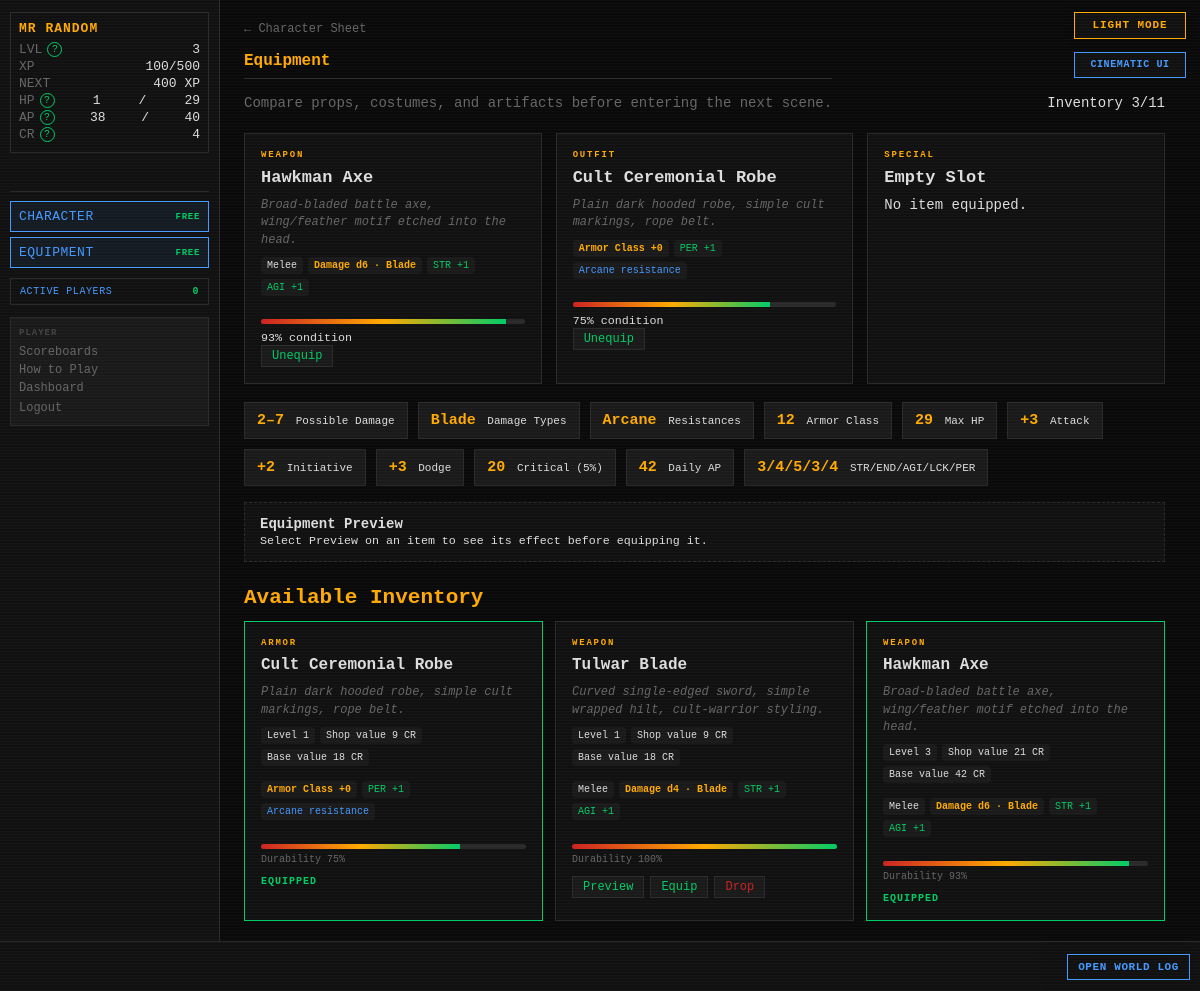
The app's page /equipment (signed in) with its own data.
### tables this page shows
CREATE TABLE players (
    id                  INTEGER PRIMARY KEY AUTOINCREMENT,
    username            TEXT    UNIQUE NOT NULL,
    password_hash       TEXT    NOT NULL,
    email               TEXT    UNIQUE NOT NULL,
    character_name      TEXT    NOT NULL,
    sex                 TEXT    NOT NULL,
    class_id            INTEGER REFERENCES classes(id),
    str_stat            INTEGER NOT NULL DEFAULT 1,
    end_stat            INTEGER NOT NULL DEFAULT 1,
    agi_stat            INTEGER NOT NULL DEFAULT 1,
    lck_stat            INTEGER NOT NULL DEFAULT 1,
    per_stat            INTEGER NOT NULL DEFAULT 1,
    level               INTEGER NOT NULL DEFAULT 1,
    xp                  INTEGER NOT NULL DEFAULT 0,
    current_hp          INTEGER NOT NULL,
    current_ap          INTEGER NOT NULL,
    credits             INTEGER NOT NULL DEFAULT 25,
    equipped_weapon_id  INTEGER REFERENCES inventory_items(id),
    equipped_armor_id   INTEGER REFERENCES inventory_items(id),
    equipped_special_id INTEGER REFERENCES inventory_items(id),
    in_combat           INTEGER NOT NULL DEFAULT 0,
    pending_levelup     INTEGER NOT NULL DEFAULT 0,
    pending_perk        INTEGER NOT NULL DEFAULT 0,
    combat_preference   TEXT    NOT NULL DEFAULT "Balanced",
    is_banned           INTEGER NOT NULL DEFAULT 0,
    retired_at          TEXT,
    last_login_at       TEXT,
    created_at          TEXT    NOT NULL DEFAULT (datetime('now'))
);

CREATE TABLE inventory_items (
    id                 INTEGER PRIMARY KEY AUTOINCREMENT,
    player_id          INTEGER NOT NULL REFERENCES players(id),
    item_type          TEXT    NOT NULL,
    item_id            INTEGER NOT NULL,
    current_durability INTEGER NOT NULL DEFAULT 100,
    acquired_at        TEXT    NOT NULL DEFAULT (datetime('now')),
    acquired_method    TEXT    NOT NULL
);

CREATE TABLE weapons (
    id              INTEGER PRIMARY KEY AUTOINCREMENT,
    name            TEXT    UNIQUE NOT NULL,
    is_active       INTEGER NOT NULL DEFAULT 1,
    level           INTEGER NOT NULL,
    weapon_type     TEXT    NOT NULL,
    damage_die      TEXT    NOT NULL,
    damage_type     TEXT    NOT NULL,
    str_bonus       INTEGER NOT NULL DEFAULT 0,
    end_bonus       INTEGER NOT NULL DEFAULT 0,
    agi_bonus       INTEGER NOT NULL DEFAULT 0,
    lck_bonus       INTEGER NOT NULL DEFAULT 0,
    per_bonus       INTEGER NOT NULL DEFAULT 0,
    associated_to   TEXT,
    credit_cost     INTEGER NOT NULL,
    drop_chance     REAL    NOT NULL,
    starting_durability INTEGER NOT NULL DEFAULT 100,
    imported_at     TEXT    NOT NULL DEFAULT (datetime('now'))
, description TEXT NOT NULL DEFAULT '');

CREATE TABLE armor (
    id              INTEGER PRIMARY KEY AUTOINCREMENT,
    name            TEXT    UNIQUE NOT NULL,
    is_active       INTEGER NOT NULL DEFAULT 1,
    level           INTEGER NOT NULL,
    ac_bonus        INTEGER NOT NULL DEFAULT 0,
    res_blade       INTEGER NOT NULL DEFAULT 0,
    res_blunt       INTEGER NOT NULL DEFAULT 0,
    res_ballistic   INTEGER NOT NULL DEFAULT 0,
    res_energy      INTEGER NOT NULL DEFAULT 0,
    res_arcane      INTEGER NOT NULL DEFAULT 0,
    res_explosive   INTEGER NOT NULL DEFAULT 0,
    res_venom       INTEGER NOT NULL DEFAULT 0,
    str_bonus       INTEGER NOT NULL DEFAULT 0,
    end_bonus       INTEGER NOT NULL DEFAULT 0,
    agi_bonus       INTEGER NOT NULL DEFAULT 0,
    lck_bonus       INTEGER NOT NULL DEFAULT 0,
    per_bonus       INTEGER NOT NULL DEFAULT 0,
    associated_to   TEXT,
    credit_cost     INTEGER NOT NULL,
    drop_chance     REAL    NOT NULL,
    starting_durability INTEGER NOT NULL DEFAULT 100,
    imported_at     TEXT    NOT NULL DEFAULT (datetime('now'))
, description TEXT NOT NULL DEFAULT '');

### routes/character.py (the view)
@bp.route("/equipment")
def equipment():
    player = g.player
    if player.get("in_combat"):
        return redirect(url_for("dashboard.index"))
    inventory = _get_full_inventory(player)
    equipped = {
        "weapon": _find_equipped(inventory, player.get("equipped_weapon_id")),
        "armor": _find_equipped(inventory, player.get("equipped_armor_id")),
        "special": _find_equipped(inventory, player.get("equipped_special_id")),
    }
    return render_template(
        "character/equipment.html",
        inventory=inventory,
        equipped=equipped,
        derived=_calc_derived_stats(player, equipped, get_all_settings()),
        feedback=request.args.get("feedback"),
        error=request.args.get("error"),
    )

### app.py (called while the page is built)
def _context_processor() -> dict:
    settings = get_all_settings()
    player = g.get("player")
    if not player:
        return {"settings": settings}
    active_count = execute_one(
        """SELECT COUNT(DISTINCT q.player_id) AS cnt FROM action_queue q
           JOIN players p ON p.id=q.player_id
           WHERE datetime(q.created_at)>=datetime('now','-5 minutes') AND p.is_banned=0"""
    )["cnt"]
    return {"player": player, "settings": settings,
            "active_player_count": active_count}

def _check_auth():
    if request.endpoint in _AUTH_EXEMPT:
        return None
    if not session.get("player_id"):
        return redirect(url_for("auth.login"))
    return None

def _load_player():
    player_id = session.get("player_id")
    if not player_id:
        return None
    reconcile_combat_state(player_id)
    player = get_player(player_id)
    if player is None:
        session.clear()
        return redirect(url_for("auth.login"))
    g.player = player
    return None

def _check_levelup():
    if request.endpoint in _LEVELUP_EXEMPT:
        return None
    player = g.get("player")
    if player and player.get("pending_levelup") and not player.get("in_combat"):
        return redirect(url_for("auth.levelup"))
    if player and not player.get("in_combat"):
        threshold = cfg.XP_CURVE.get(player["level"] + 1)
        if threshold is not None and player["xp"] >= threshold:
            from combat.engine import check_level_up
            if check_level_up(player["id"], player["xp"], player["level"]):
                g.player = get_player(player["id"])
                return redirect(url_for("auth.levelup"))
    return None

def _set_blackout_flag():
    settings = get_all_settings()
    blackout_mins = settings.get("MIDNIGHT_BLACKOUT_MINUTES", cfg.MIDNIGHT_BLACKOUT_MINUTES)
    now = datetime.now(timezone.utc)
    minutes_to_midnight = (24 * 60) - (now.hour * 60 + now.minute)
    g.blackout = (minutes_to_midnight <= blackout_mins)

### combat/engine.py (called while the page is built)
def proficiency_bonus(level: int) -> int:
    return 2 + max(0, (int(level or 1) - 1) // 4)

### database.py (called while the page is built)
def get_db() -> sqlite3.Connection:
    if 'db' not in g:
        g.db = sqlite3.connect(
            cfg.DB_PATH,
            detect_types=sqlite3.PARSE_DECLTYPES,
            timeout=10,
        )
        g.db.row_factory = dict_factory
        g.db.execute("PRAGMA foreign_keys = ON")
        g.db.execute("PRAGMA journal_mode = WAL")
    return g.db

### templates/character/equipment.html (shortened to what this page needs)
{% extends "base.html" %}
{% block content %}
<div id="page-content" class="equipment-page cinematic-page">
    <div class="sheet-header">
        <div><a href="{{ url_for('character.index') }}" class="back-link">← Character Sheet</a>
        <h1 class="page-title">Equipment</h1>
        <p class="sheet-subtitle">Compare props, costumes, and artifacts before entering the next scene.</p></div>
        <div class="loadout-summary">Inventory {{ player.inventory_count }}/{{ player.inventory_limit }}</div>
    </div>
    <section class="loadout-slots" aria-label="Current loadout">
    {% for slot, item in equipped.items() %}
        <article class="loadout-card {{ 'filled' if item else 'empty' }}">
            <div class="loadout-slot">{{ 'OUTFIT' if slot == 'armor' else slot|upper }}</div>
            {% if item %}
            <h2>{{ item.name }}</h2>
            {% if item.description %}<p class="item-description">{{ item.description }}</p>{% endif %}
            {% include "fragments/item_combat_stats.html" %}
            <div class="durability"><span style="width:{{ item.current_durability }}%"></span></div>
            <small>{{ item.current_durability }}% condition</small>
            <form method="POST" action="{{ url_for('character.unequip') }}">
                <button class="btn-small" type="submit">Unequip</button>
            </form>
            {% else %}<h2>Empty Slot</h2><p>No item equipped.</p>{% endif %}
        </article>
    {% endfor %}
    </section>
    <section class="derived-strip" aria-label="Current derived statistics">
        <span><b>{{ derived.damage_min }}–{{ derived.damage_max }}</b> Possible Damage</span>
        <span><b>{{ derived.damage_types|join(' + ') }}</b> Damage Types</span>
        <span><b>{{ derived.resistances|join(', ') if derived.resistances else 'None' }}</b> Resistances</span>
        <span><b>{{ derived.ac }}</b> Armor Class</span><span><b>{{ derived.max_hp }}</b> Max HP</span>
        <span><b>{{ '%+d'|format(derived.attack_modifier) }}</b> Attack</span>
        <span><b>{{ '%+d'|format(derived.initiative_modifier) }}</b> Initiative</span>
        <span><b>{{ '%+d'|format(derived.dodge_modifier) }}</b> Dodge</span>
        <span><b>{{ derived.crit_range }}</b> Critical ({{ derived.crit_chance_pct }}%)</span><span><b>{{ derived.daily_ap }}</b> Daily AP</span>
        <span><b>{{ derived.str }}/{{ derived.end }}/{{ derived.agi }}/{{ derived.lck }}/{{ derived.per }}</b> STR/END/AGI/LCK/PER</span>
    </section>
    <section id="loadout-preview" class="loadout-preview" aria-live="polite">
        <div><strong>Equipment Preview</strong><br><small>Select Preview on an item to see its effect before equipping it.</small></div>
    </section>
    <h2 class="section-title">Available Inventory</h2>
    <div class="equipment-grid">
    {% for item in inventory %}
        <article class="equipment-card {{ 'is-equipped' if item.is_equipped }}">
            <div class="equipment-type">{{ item.item_type }}</div><h3>{{ item.name }}</h3>
            {% if item.description %}<p class="item-description">{{ item.description }}</p>{% endif %}
            <div class="item-properties item-reference-properties">
                <span>Level {{ item.level or '—' }}</span>
                <span>Shop value {{ item.sell_price }} CR</span>
                <span>Base value {{ item.credit_cost }} CR</span>
            </div>
            {% include "fragments/item_combat_stats.html" %}
            <div class="equipment-condition"><div class="durability"><span style="width:{{ item.current_durability }}%"></span></div>Durability {{ item.current_durability }}%</div>
            <div class="equipment-actions">
            {% if item.is_equipped %}<span class="equipped-badge">EQUIPPED</span>
            {% elif item.is_on_auction %}<span class="equipped-badge">AUCTION HOLD</span>{% else %}
                <button type="button" class="btn-small preview-loadout"
                        data-inv-id="{{ item.inv_id }}" data-item-type="{{ item.item_type }}"
                        data-item-name="{{ item.name }}">Preview</button>
                <form method="POST" action="{{ url_for('character.equip') }}"><button class="btn-small" type="submit">Equip</button></form>
                <form method="POST" action="{{ url_for('character.drop') }}" onsubmit="return confirm('Permanently drop this item?');"><button class="btn-small danger" type="submit">Drop</button></form>
            {% endif %}
            </div>
        </article>
    {% else %}<p>Your inventory is empty.</p>{% endfor %}
    </div>
</div>
{% endblock %}

### templates/base.html (shortened to what this page needs)
<!DOCTYPE html>
<html lang="en">
<head>
<link rel="stylesheet" href="{{ url_for('static', filename='style.css') }}">
</head>
<body class="{{ 'authenticated' if player else 'auth-page' }} {% block body_class %}{% endblock %}">
{% if settings.get('ALLOW_PLAYER_COLOR_OVERRIDE', true) %}<button id="theme-toggle" type="button" aria-label="Switch color theme" aria-pressed="false">
</button>{% endif %}
{% if settings.get('ALLOW_PLAYER_INTERFACE_OVERRIDE', true) %}
<button id="interface-toggle" type="button" aria-label="Switch interface style" aria-pressed="false">
</button>
{% endif %}
{% if player %}
<div id="left-col">
    <div id="status-block">
        <div class="status-name">{{ player.character_name }}</div>
        <div class="status-line">
            <span class="label">LVL</span>
            <span id="status-level">{{ player.level }}</span>
        </div>
        <div class="status-line">
            <span class="label">XP</span>
            <span><span id="status-xp">{{ player.xp }}</span><span id="status-xp-threshold">{% if player.get('next_level_xp') is not none %}/{{ player.get('next_level_xp') }}{% endif %}</span></span>
        </div>
        <div class="status-line" title="Experience still needed to reach level {{ player.level + 1 }}">
            <span class="label">NEXT</span>
            <span id="status-xp-next">{% if player.get('xp_to_next_level') is none %}MAX{% elif player.get('xp_to_next_level') <= 0 %}LEVEL UP{% else %}{{ player.get('xp_to_next_level') }} XP{% endif %}</span>
        </div>
        <div class="status-line">
            <span class="label">HP</span>
            <span id="status-hp">{{ player.current_hp }}</span>/<span id="status-maxhp">{{ player.max_hp }}</span>
        </div>
        <div class="status-line">
            <span class="label">AP</span>
            <span id="status-ap">{{ player.current_ap }}</span>/<span id="status-maxap">{{ player.max_ap }}</span>
        </div>
        <div class="status-line">
            <span class="label">CR</span>
            <span id="status-credits">{{ player.credits }}</span>
        </div>
    </div>
    <div class="free-action-buttons" aria-label="Free character actions">
        <a class="action-btn free-action-btn" href="{{ url_for('character.index') }}">
            CHARACTER <span class="free-cost">FREE</span>
        </a>
        <a class="action-btn free-action-btn" href="{{ url_for('character.equipment') }}">
            EQUIPMENT <span class="free-cost">FREE</span>
        </a>
    </div>
    <button id="active-players-toggle" class="active-players-toggle" type="button"
            data-url="{{ url_for('feeds.active_players') }}" aria-haspopup="dialog">
        ACTIVE PLAYERS <span id="active-player-count">{{ active_player_count }}</span>
    </button>
    <nav id="left-nav">
        <span class="nav-heading">PLAYER</span>
        <a href="{{ url_for('scoreboards.index') }}">Scoreboards</a>
        <a href="{{ url_for('feeds.game_help') }}">How to Play</a>
        <a href="{{ url_for('dashboard.index') }}">Dashboard</a>
        <form action="{{ url_for('auth.logout') }}" method="POST" style="margin:0">
            <button type="submit" class="nav-link-btn">Logout</button>
        </form>
    </nav>
</div>
{% endif %}
<div id="main">
    {% block content %}{% endblock %}
</div>
{% if player %}
<div id="ticker-wrap">
    <a id="ticker-log-link" href="{{ url_for('feeds.global_log') }}" title="Open the complete World Log">OPEN WORLD LOG</a>
    <div id="ticker">
    </div>
</div>
{% endif %}
</body>
</html>

### templates/fragments/item_combat_stats.html (shortened to what this page needs)
<div class="item-properties item-combat-stats">
    {% if item.item_type == 'WEAPON' %}
        <span>{{ item.weapon_type or 'Weapon' }}</span>
        <span class="primary-property">Damage {{ item.damage_die }} · {{ item.damage_type }}</span>
    {% elif item.item_type == 'ARMOR' %}
        <span class="primary-property">Armor Class +{{ item.ac_bonus or 0 }}</span>
    {% else %}
        <span class="primary-property">Special Item</span>
        {% if item.get('ac_bonus', 0) %}<span class="bonus">Armor Class +{{ item.ac_bonus }}</span>{% endif %}
    {% endif %}
    {% for stat, label in [('str_bonus','STR'),('end_bonus','END'),('agi_bonus','AGI'),('lck_bonus','LCK'),('per_bonus','PER')] %}
        {% if item.get(stat, 0) %}<span class="bonus">{{ label }} {{ '%+d'|format(item.get(stat, 0)) }}</span>{% endif %}
    {% endfor %}
    {% for field, label in [('res_blade','Blade'),('res_blunt','Blunt'),('res_ballistic','Ballistic'),('res_energy','Energy'),('res_arcane','Arcane'),('res_explosive','Explosive'),('res_venom','Venom')] %}
        {% if item.get(field, 0) %}<span class="resistance">{{ label }} resistance</span>{% endif %}
    {% endfor %}
</div>

### records on screen
players: character_name "MR RANDOM", level "3", xp "100", current_hp "1", current_ap "38", credits "4"
inventory_items: item_type "WEAPON", name "Hawkman Axe", description "Broad-bladed battle axe, wing/feather motif etched into the head.", weapon_type "Melee", damage_die "d6", damage_type "Blade", label "STR" "AGI", value "+1" "+1", current_durability "93", item_type "WEAPON"
armor: name "Cult Ceremonial Robe", description "Plain dark hooded robe, simple cult markings, rope belt.", name "Cult Ceremonial Robe", description "Plain dark hooded robe, simple cult markings, rope belt."
inventory_items: item_type "ARMOR"
inventory_items: item_type "WEAPON"
weapons: name "Tulwar Blade", description "Curved single-edged sword, simple wrapped hilt, cult-warrior styling.", weapon_type "Melee", damage_die "d4", damage_type "Blade"
weapons: name "Hawkman Axe", description "Broad-bladed battle axe, wing/feather motif etched into the head.", weapon_type "Melee", damage_die "d6", damage_type "Blade"

### other values on screen
{{ player.get('next_level_xp') }} "500"
{{ player.get('xp_to_next_level') }} "400"
{{ player.max_hp }} "29"
{{ player.max_ap }} "40"
{{ active_player_count }} "0"
{{ player.inventory_count }} "3"
{{ player.inventory_limit }} "11"
{{ 'OUTFIT' if slot == 'armor' else slot|upper }} "OUTFIT" "SPECIAL"
{{ item.ac_bonus or 0 }} "0" "0"
{{ label }} "PER" "PER" "STR" "AGI" "STR" "AGI"
{{ '%+d'|format(item.get(stat, 0)) }} "+1" "+1" "+1" "+1" "+1" "+1"
{{ label }} "Arcane" "Arcane"
{{ item.current_durability }} "75"
{{ derived.damage_min }} "2"
{{ derived.damage_max }} "7"
